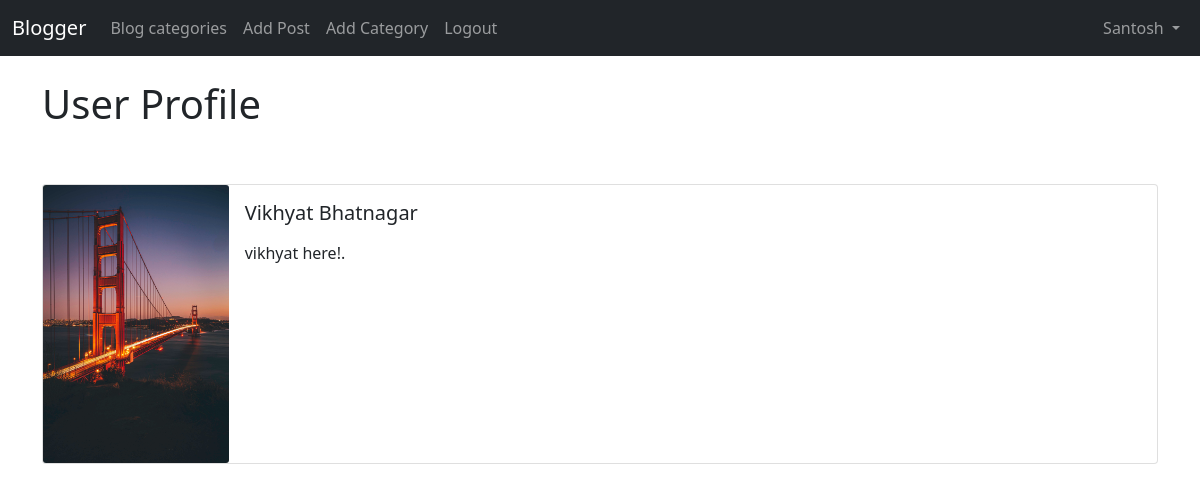
/members/3/profile (signed in), run on the app's committed database.
### theblog/models.py (models this page shows, shortened)
class Profile(models.Model):
    user=models.OneToOneField(User,null=True,on_delete=models.CASCADE)
    bio=models.TextField()
    profile_pic=models.ImageField(null=True,blank=True,upload_to="images/profile")
    twitter_url = models.CharField(max_length=255,null=True,blank=True)
    fb_url = models.CharField(max_length=255,null=True,blank=True)
    instagram_url = models.CharField(max_length=255,null=True,blank=True)
    website_url = models.CharField(max_length=255,null=True,blank=True)
    pinterest_url = models.CharField(max_length=255,null=True,blank=True)

### members/views.py (the view)
# urls.py: path('<int:pk>/profile',ShowUserView.as_view(),name="show_profile_page"),
class ShowUserView(DetailView):
    model=Profile
    template_name='registration/user_profile.html'
    success_url=reverse_lazy('home')
    def get_context_data(self, *args,**kwargs):
        context= super(ShowUserView,self).get_context_data(*args,**kwargs)
        page_user= get_object_or_404(Profile,id=self.kwargs['pk'])
        context['page_user']=page_user
        return context

### members/templates/registration/user_profile.html (shortened to what this page needs)
{%extends 'base.html'%}
{% load static%}
{% block content %}
{% if user.is_authenticated%}
<h1>
    User Profile</h1>
    <br><br>
<div class="card mb-3">
    <div class="row g-0">
      <div class="col-md-2">
       {% if page_user.profile_pic%}
            <img src="{{page_user.profile_pic.url}}"   class="card-img" alt="profile_uploaded_pic">
        {%else %}
            <img src="{% static 'theblog/images/logo.png'%}"   class="card-img" alt="profile_pic">
        {% endif%}
      </div>
      <div class="col-md-10">
        <div class="card-body">
          <h5 class="card-title">{{page_user.user.first_name}}
            {{page_user.user.last_name}}
          </h5>
          <p class="card-text">{{page_user.bio}}.</p>
        </div>
      </div>
    </div>
  </div>
  {% else %}
<div class="align-middle"><h2>Not allowed to do so😌</h2></div>
{% endif %}
{% endblock %}

### theblog/templates/base.html (shortened to what this page needs)
<!doctype html>
<html lang="en">
  <head>
    <link href="https://cdn.jsdelivr.net/npm/bootstrap@5.0.2/dist/css/bootstrap.min.css" rel="stylesheet">
  </head>
  <body><nav class="navbar navbar-expand-lg navbar-dark bg-dark">
    <div class="container-fluid">
      <a class="navbar-brand" href="{%url 'home'%}">Blogger</a>
      <div class="collapse navbar-collapse" id="navbarSupportedContent">
        <ul class="navbar-nav me-auto mb-2 mb-lg-0">
          {% if category_menu%}
          <li class="nav-item dropdown">
            <a class="nav-link dropdown-toggle" href="#" id="navbarDropdown" role="button" data-bs-toggle="dropdown" aria-expanded="false">
              Categories
            </a>
            <ul class="dropdown-menu" aria-labelledby="navbarDropdown">
              {%for item in category_menu%}
              <li><a class="dropdown-item" href="{%url 'category' item|slugify%}">{{item}}</a></li>
              <div class="dropdown-divider"></div>
              {%endfor%}
            </ul>
          </li>
           {% else %}
           <li class="nav-item">
            <a class="nav-link" href="{%url 'category-list'%}">Blog categories</a>
          </li>
          {% endif %}
          {%if user.is_authenticated%}
            <li class="nav-item">
              <a class="nav-link" href="{%url 'add_post'%}">Add Post</a>
            </li>
            <li class="nav-item">
              <a class="nav-link" href="{%url 'add_category'%}">Add Category</a>
            </li>
            <li class="nav-item">
              <a class="nav-link" href="{%url 'logout'%}">Logout</a>
            </li>
          {% endif %}
        </ul>
        {%if user.is_authenticated%}
        <ul class="navbar-nav ml-auto">
            <li class="nav-item dropdown">
              <a class="nav-link dropdown-toggle" href="#" id="navbarDropdown" role="button" data-bs-toggle="dropdown" aria-expanded="false">
               {{user.username}}
              </a>
            </li>
        </ul>
        {% endif %}
      </div>
    </div>
  </nav>
    <br>
    <div class="container">
      {% block content %}
      {% endblock %}
    </div>
  </body>
</html>

### data on the page
Profile: profile_pic (picture), user.first_name "Vikhyat", user.last_name "Bhatnagar", bio "vikhyat here!"

### other printed values
{{ user.username }} "Santosh"
